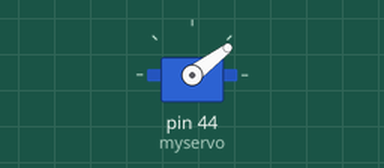
A sketch run on a simulated Arduino Mega 2560, built with avr-gcc and run on an emulated ATmega2560. On the bench: servo.

Above: at 0.05 s.
At 1.15 s:
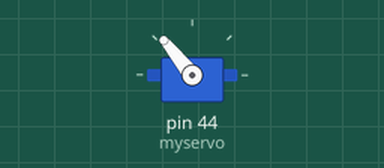
At 1.7 s:
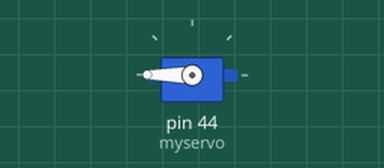
At 2.3 s:
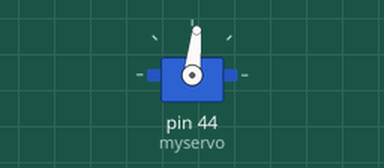
Timing chart, 0 to 5.7 s (numbered marks = the images above):
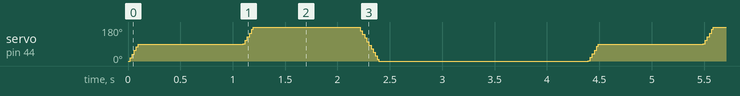

The sketch:

servo_stop_at_3_positions.ino
```cpp
#include<Servo.h>
Servo myservo;
int pos = 0;
void setup()
{
myservo.attach(44);

}

void loop()
{
1;
for(pos=0;pos<=90;pos+=1)
{myservo.write(pos);
delay(1);
}
delay(1000);

2;
for(pos=90;pos<=180;pos+=1)
{myservo.write(pos);
delay(1);
}
delay(1000);
3;
for (pos=180;pos>=0;pos-=1)
{
myservo.write(pos);
delay(1);
}
delay(2000);
}
```
